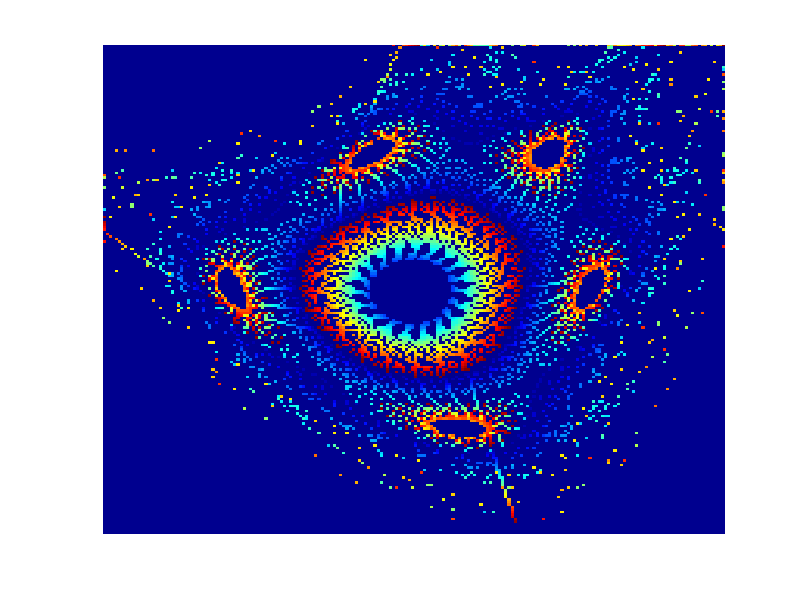

Reproduce this figure in MATLAB.
% fract_cp.m plots a Fractal image in color plates 
% by Henon's model.  See also color plates.
% Copyright S. Nakamura, 1995
close
set(gcf, 'NumberTitle','off','Name', 'Figure D.6: fractal_;  L_d5  ')

clf,clear, W=ones(201,201); colormap(jet)
hold on
L=10;
for y=0.1:0.01:1
  for x=.1;0.01; 1.2 ;
    L=L+2; if L>64 L=1; end
    a=0.24; b=0.9708; alph=76.1135;
    for n=1:100
      xb=x;yb=y;
      x=a*xb-b*(yb-xb^2);
      y=b*xb + a*(yb-xb^2);
      if abs(x)>10 | abs(y)>10 break;end
      nx = fix((real(x)+1)* 100);
      ny = fix((real(y)+1)* 100);
      if nx<1 nx=1;end; if nx>200 nx = 200;end
      if ny<1 ny=1;end; if ny>200 ny=200; end
      W(nx,ny) = L;
    end
  end
end
image(W); axis([1,200,1,200]); axis('off'); hold off
